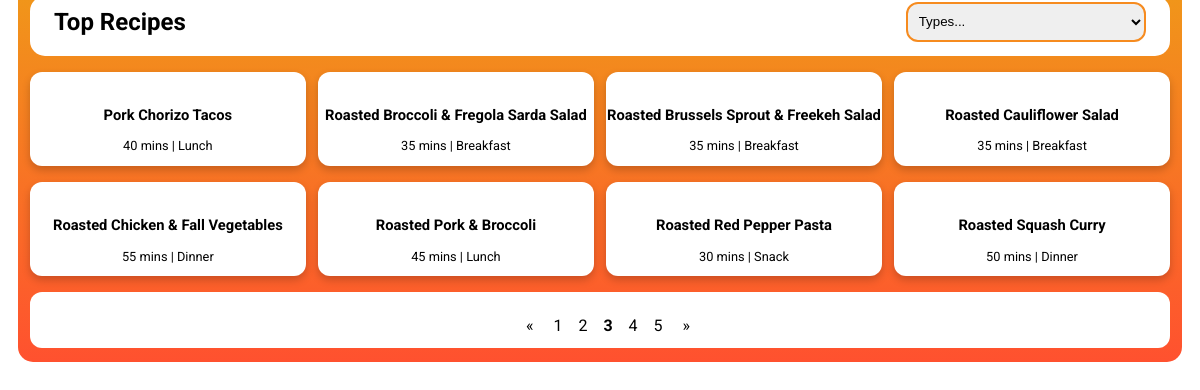
The page /index.php?page=3 on the database its author committed.
### tables this page shows
CREATE TABLE `recipe` (
  `id` int(11) NOT NULL,
  `title` varchar(44) DEFAULT NULL,
  `category` varchar(44) NOT NULL,
  `side` varchar(44) DEFAULT NULL,
  `description` varchar(418) DEFAULT NULL,
  `time` varchar(4) DEFAULT NULL,
  `servings` varchar(3) DEFAULT NULL,
  `nutrition` varchar(5) DEFAULT NULL,
  `ingredients` varchar(406) DEFAULT NULL,
  `kitchen_tool` varchar(61) DEFAULT NULL,
  `kitchen_tool_desc` varchar(583) DEFAULT NULL,
  `tip` varchar(46) DEFAULT NULL,
  `tips_desc` varchar(885) DEFAULT NULL,
  `steps` varchar(3019) DEFAULT NULL,
  `tags` varchar(75) DEFAULT NULL,
  `folder` text NOT NULL,
  `image` text NOT NULL,
  `ingredientsimage` text NOT NULL,
  `stepimage1` text NOT NULL,
  `stepimage2` text NOT NULL,
  `stepimage3` text NOT NULL,
  `stepimage4` text NOT NULL,
  `stepimage5` text NOT NULL,
  `stepimage6` text NOT NULL
);

### index.php (the view, shortened to what this page needs)
<!DOCTYPE html>
<html lang="en">
    <head>
        <link rel="stylesheet" href="https://use.fontawesome.com/releases/v5.8.1/css/all.css">
        <link rel="stylesheet" type="text/css" href="main.css">
    </head>
    <body>
    <div class="content">
            <div class="filter-space">
                <h3> Top Recipes </h3>
                <form action="search.php" method="get" class="filter-form">
                    <select name="q" class="select" onchange="this.form.submit()">
                        <option value disabled selected> Types... </option>
                    </select>
                </form>
            </div>
        <div class="flexbox">
            <?php
            $page = $_GET['page'];
            $limit = 8;
            $offset = $limit * ($page-1);
            $result = mysqli_query($link, "SELECT * FROM recipe ORDER BY id ASC LIMIT $offset, $limit");
            while ($row = mysqli_fetch_array($result))
            {
            ?>
            <div class="card">
                <a href="recipe.php?id=<?php echo $row['id']?>" class="card-link">
                    <div class="container">
                        <h4><?php echo trim($row['title'], '"');?></h4>
                        <p> <?php echo trim($row['time'], '"');?> mins | <?php echo $row['category']?></p>
                    </div>
                </a>
            </div>
            <?php
            }
            ?>
        </div>
        <div class="footer-space">
            <nav aria-label="Page navigation">
            <ul class="pagination" style="text-align: center;">
            <?php
            $current = $_GET['page'];
            $next = $current +1;
            $previous = $current -1;
            $page = $current;
            $start = $page - 2;
            $end = $page + 1;
            if ($start <= 2)
            {
                $start = 1;
                $end = 5;
            }
            ?>
            <?php
            if ($current > 1) {
                echo '
                    <a href="index.php?page='.$previous.'" class="space">
                    <span aria-hidden="true">&laquo;</span>
                    </a>';
            }
            else {
                echo '
                    <a href="#" class="space">
                    <span aria-hidden="true">&laquo;</span>
                    </a>';
            }
            while ($start <= $end)
            {
                if ($start == $current)
                {
                    if ($start=="1")
                    {
                        echo '<b><a href="index.php" class="space">1</a></b>';
                    }
                    else {
                        echo '<b><a href="index.php?page='.$current.'" class="space">'.$current.'</a></b>';
                    }
                }
                else
                {
                    if ($start=="1")
                    {
                        echo '<a href="index.php" class="space">1</a>';
                    }
                    else{
                        echo '<a href="index.php?page='.$start.'" class="space">'.$start.'</a>';
                    }
                }
                $start ++;
            }
            if ($end != $current) {
                echo '
                    <a href="index.php?page='.$next.'" class="space">
                    <span aria-hidden="true">&raquo;</span>
                    </a>';
            }
            ?>
            </ul>
        </nav>
        </div>
    </div>
    </body>
</html>

### main.css (style rules this page uses)
* { border: none; box-sizing: border-box; margin: 0; padding: 0; }
a { text-decoration: none; }
option[value=""][disabled] { display: none; }
.content { background: linear-gradient(to top, #ff512f, #f09819); border-radius: 10px; width: 90vw; margin: 0 auto; left: 0; right: 0; position: absolute; margin-bottom: 1em; padding-bottom: 1em; }
h3 { font-family: 'Roboto', sans-serif; margin-left: 1em; margin-top: 1.5em; padding-top: .5em; position: relative; }
h4 { font-family: 'Roboto', sans-serif; margin-top: 1em; margin-bottom: 1em; font-size: 1.15em; z-index: -1; }
.filter-space { background-color: white; height: 3em; border-radius: 10px; margin: 0 auto; margin-top: -.7em; width: 85vw; position: relative; }
.filter-form { text-align: right; margin-top: -1.65em; margin-right: 1em; }
.select { border: 1px solid #f68b1f; border-radius: 10px; padding: .5em; height: 2.5em; display: block; float: right; position: relative; }
select option { height: 3em; }
ul { display: inline-block; }
.flexbox { display: flex; flex-flow: column; justify-content: center; align-items: center; margin: 0 auto; max-width: 99%; }
.card { width: 85vw; margin: 0 auto; margin-top: 1em; text-align: center; box-shadow: 0 4px 8px 0 rgba(0,0,0,0.2); transition: 0.3s; border-radius: 10px; background-color: white; }
.card p { margin: 1em auto; }
.card-link { font-family: 'Roboto', sans-serif; color: #000; box-shadow: 0 0 0 black; transition-duration: 0.5s; transition-timing-function: ease-in-out; transition-delay: 0.0s; }
.footer-space { background-color: white; text-align: center; height: 4em; border-radius: 10px; margin: 1em auto; margin-bottom: -2px; width: 85vw; position: relative; padding-top: 1.5em; }
.space { padding-left: .5em; padding-right: .5em; font-size: 1em; font-family: 'Roboto', sans-serif; color: black; }
@media screen and (min-width : 768px) { .filter-space { height: 3em; border-radius: 15px; font-size: 1.5em; } }
@media screen and (min-width : 768px) { h3 { padding-top: .5em; padding-left: 1em; } }
@media screen and (min-width : 768px) { .select { border: 2px solid #f68b1f; border-radius: 12px; height: 3.5em; width: 20vw; } }
@media screen and (min-width : 768px) { .select option { height: 2em; } }
@media screen and (min-width : 768px) { .flexbox { display: flex; flex-flow: row wrap; justify-content: center; align-items: center; margin: 0 auto; } }
@media screen and (min-width : 768px) { .container { font-size: 1em; } }
@media screen and (min-width : 768px) { .card { width: 40vw; border-radius: 12px; } }
@media screen and (min-width : 768px) { .card p { margin: 1em auto; } }
@media screen and (min-width : 768px) { .footer-space { border-radius: 12px; width: 85vw; height: 5em; } }
@media screen and (min-width : 768px) { .space { font-size: 1.3em; } }
@media screen and (min-width : 1024px) { .content { margin-top: -1em; border-radius: 15px; width: 97vw; } }
@media screen and (min-width : 1024px) { .filter-space { margin-top: -1em; height: 2em; width: 95vw; padding-bottom: 2.5em; } }
@media screen and (min-width : 1024px) { h3 { padding-top: .5em; padding-left: 0; font-size: 1em; font-weight: bold; } }
@media screen and (min-width : 1024px) { .card { width: 23vw; border-radius: 12px; } }
@media screen and (min-width : 1024px) { .card p { margin: 1em auto; } }
@media screen and (min-width : 1024px) { .select { border: 2px solid #f68b1f; border-radius: 12px; height: 3em; margin-top: .4em; width: 20vw; } }
@media screen and (min-width : 1024px) { .select option { height: 2em; } }
@media screen and (min-width : 1024px) { ul { position: relative; padding-left: 1em; } }
@media screen and (min-width : 1024px) { .footer-space { border-radius: 12px; width: 95vw; height: 3.5em; margin-bottom: -2px; } }
@media screen and (min-width : 1024px) { .space { font-size: 1em; padding-bottom: 1em; } }
@media screen and (min-width : 1024px) { .container { font-size: .8em; } }

### rows shown on the page
recipe: title "Pork Chorizo Tacos", time "40", category "Lunch"
recipe: title "Roasted Broccoli & Fregola Sarda Salad", time "35", category "Breakfast"
recipe: title "Roasted Brussels Sprout & Freekeh Salad", time "35", category "Breakfast"
recipe: title "Roasted Cauliflower Salad", time "35", category "Breakfast"
recipe: title "Roasted Chicken & Fall Vegetables", time "55", category "Dinner"
recipe: title "Roasted Pork & Broccoli", time "45", category "Lunch"
recipe: title "Roasted Red Pepper Pasta", time "30", category "Snack"
recipe: title "Roasted Squash Curry", time "50", category "Dinner"
